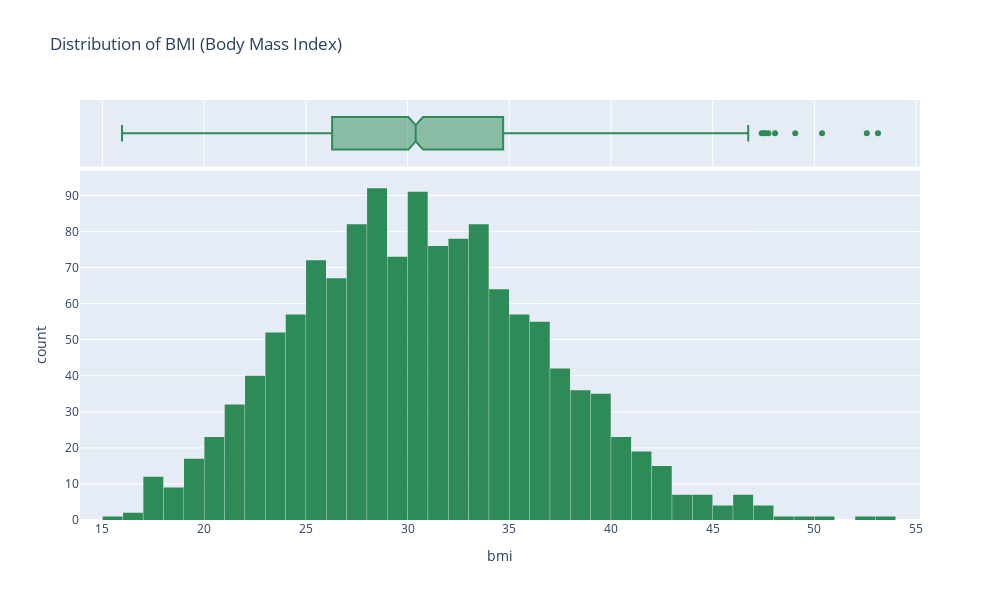

The notebook cell saved with this chart:
### Code cell
fig = px.histogram(df,
                  x = 'bmi' ,
                  marginal = 'box',
                  color_discrete_sequence = ['seagreen'],
                  title = 'Distribution of BMI (Body Mass Index)'
                  )
fig.update_layout(
                bargap=0.02,
                width = 1000,
                height = 600)
fig.show()

### Figure 1 — Plotly figure (JSON) as saved in the notebook; plotly's stock layout.template omitted (floating-point values rounded to 4 significant figures; data arrays with more than 128 entries replaced by an {"elided": "..."} marker saying what was removed)
{"data": [{"bingroup": "x", "hovertemplate": "bmi=%{x}<br>count=%{y}<extra></extra>", "legendgroup": "", "marker": {"color": "seagreen", "pattern": {"shape": ""}}, "name": "", "orientation": "v", "showlegend": false, "type": "histogram", "x": {"elided": "1338 float values"}, "xaxis": "x", "yaxis": "y"}, {"hovertemplate": "bmi=%{x}<extra></extra>", "legendgroup": "", "marker": {"color": "seagreen"}, "name": "", "notched": true, "showlegend": false, "type": "box", "x": {"elided": "1338 float values"}, "xaxis": "x2", "yaxis": "y2"}], "layout": {"bargap": 0.02, "barmode": "relative", "height": 600, "legend": {"tracegroupgap": 0}, "title": {"text": "Distribution of BMI (Body Mass Index)"}, "width": 1000, "xaxis": {"anchor": "y", "domain": [0, 1], "title": {"text": "bmi"}}, "xaxis2": {"anchor": "y2", "domain": [0, 1], "matches": "x", "showgrid": true, "showticklabels": false}, "yaxis": {"anchor": "x", "domain": [0, 0.8316], "title": {"text": "count"}}, "yaxis2": {"anchor": "x2", "domain": [0.8416, 1], "matches": "y2", "showgrid": false, "showline": false, "showticklabels": false, "ticks": ""}}}
